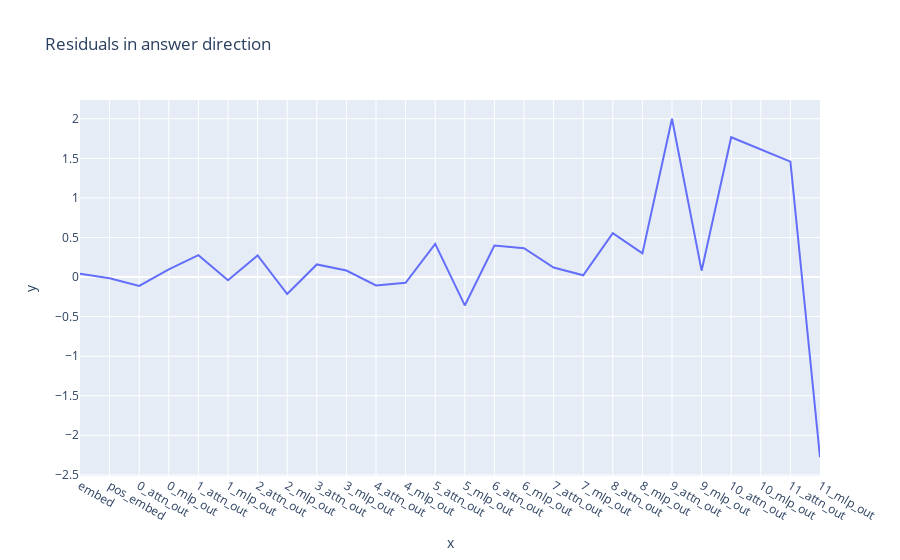

Source (notebook cell):
### Code cell
line((resid_decomposed@answer_token_direction).mean(dim=1)[:,-1], x = labels, title = "Residuals in answer direction")

### Figure 1 — Plotly figure (JSON) as saved in the notebook; plotly's stock layout.template omitted (floating-point values rounded to 4 significant figures)
{"data": [{"hovertemplate": "x=%{x}<br>y=%{y}<extra></extra>", "legendgroup": "", "line": {"color": "#636efa", "dash": "solid"}, "marker": {"symbol": "circle"}, "mode": "lines", "name": "", "orientation": "v", "showlegend": false, "type": "scatter", "x": ["embed", "pos_embed", "0_attn_out", "0_mlp_out", "1_attn_out", "1_mlp_out", "2_attn_out", "2_mlp_out", "3_attn_out", "3_mlp_out", "4_attn_out", "4_mlp_out", "5_attn_out", "5_mlp_out", "6_attn_out", "6_mlp_out", "7_attn_out", "7_mlp_out", "8_attn_out", "8_mlp_out", "9_attn_out", "9_mlp_out", "10_attn_out", "10_mlp_out", "11_attn_out", "11_mlp_out"], "xaxis": "x", "y": [0.04292, -0.01605, -0.1127, 0.09699, 0.2759, -0.04058, 0.2722, -0.2155, 0.1591, 0.08177, -0.1056, -0.07301, 0.4198, -0.359, 0.3983, 0.3649, 0.1196, 0.02258, 0.5534, 0.2985, 2.0, 0.08033, 1.767, 1.613, 1.458, -2.277], "yaxis": "y"}], "layout": {"legend": {"tracegroupgap": 0}, "title": {"text": "Residuals in answer direction"}, "xaxis": {"anchor": "y", "domain": [0, 1], "title": {"text": "x"}}, "yaxis": {"anchor": "x", "domain": [0, 1], "title": {"text": "y"}}}}
